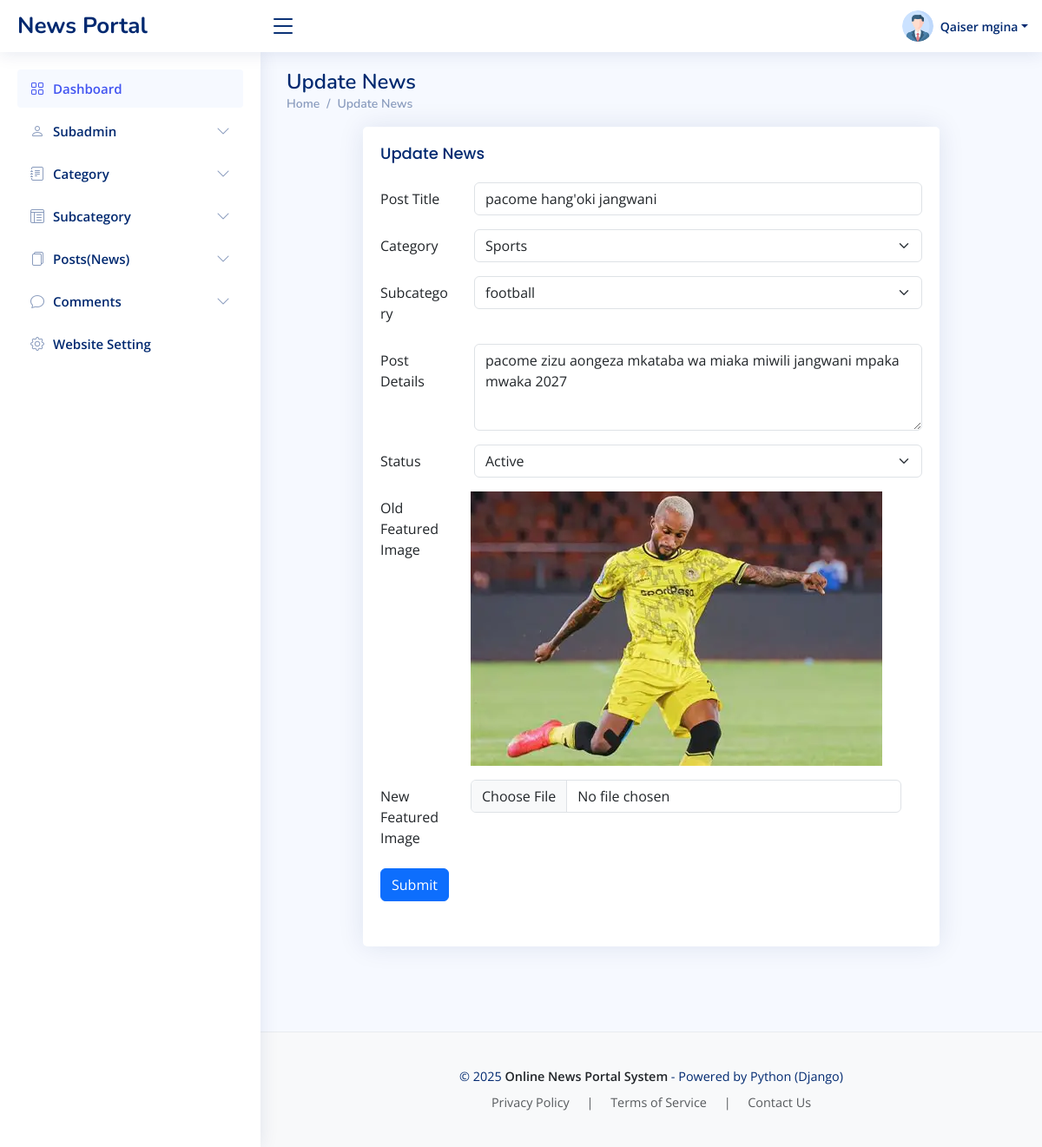
Screenshot of /ViewsPosts/1/ (signed in) with the database file from the repository.
### newsapp/models.py (models this page shows, shortened)
class CustomUser(AbstractUser):
    USER ={
        (1,'admin'),
        (2,'subadmin'),
    }
    user_type = models.CharField(choices=USER,max_length=50,default=1)
    profile_pic = models.ImageField(upload_to='media/profile_pic')

class News(models.Model):
    cat_id = models.ForeignKey(Category, on_delete=models.CASCADE)
    subcategory_id = models.ForeignKey(Subcategory, on_delete=models.CASCADE)
    posttitle = models.TextField(blank=True)
    postdetails = models.TextField(blank=True)
    status = models.CharField(max_length=50)
    postimage = models.ImageField(upload_to='media/news')
    postedby = models.CharField(max_length=50)
    posted_date= models.DateTimeField(auto_now_add=True)
    updated_at = models.DateTimeField(auto_now=True)
    updatedby = models.CharField(max_length=50)

class Category(models.Model):
    catname = models.CharField(max_length=200)
    catdes = models.TextField(blank=True)
    created_at = models.DateTimeField(auto_now_add=True)
    updated_at = models.DateTimeField(auto_now=True)

class Subcategory(models.Model):
    cat_id = models.ForeignKey(Category, on_delete=models.CASCADE)
    subcatname = models.CharField(max_length=200)
    created_at = models.DateTimeField(auto_now_add=True)
    updated_at = models.DateTimeField(auto_now=True)

### onps/adminviews.py (the view)
# urls.py: path('ViewsPosts/<int:id>/', adminviews.VIEWS_POSTS, name='views_posts'),
def VIEWS_POSTS(request,id):
    category = Category.objects.all()
    postnews = News.objects.get(id=id)
    context = {
         'postnews':postnews,
         'category':category
    }
    return render(request,'admin/update_news.html',context)

### newsapp/context_processors.py (called while the page is built)
def category_processor(request):
    cat = Category.objects.all()
    return {'cat': cat}

def aboutus(request):
    first_page = Page.objects.first()
    return {'first_page':first_page}

### templates/admin/update_news.html (shortened to what this page needs)
{% extends 'base.html' %}
{% block content %}
<div class="pagetitle">
      <h1>Update News</h1>
      <nav>
        <ol class="breadcrumb">
          <li class="breadcrumb-item"><a href="{% url 'dashboard' %}">Home</a></li>
          <li class="breadcrumb-item">Update News</li>
        </ol>
      </nav>
    </div>
    <section class="section">
      <div class="row">
        <div class="col-lg-12" style="padding-left: 100px;padding-right: 100px;">
          <div class="card">
            <div class="card-body">
              <h5 class="card-title">Update News</h5>
              <form method="POST" action="{% url 'update_post' %}" enctype="multipart/form-data">
                <div class="row mb-3">
                  <label for="inputText" class="col-sm-2 col-form-label">Post Title</label>
                  <div class="col-sm-10">
                    <input type="text" class="form-control" name="posttitle" required="true" value="{{postnews.posttitle}}">
                  </div>
                </div>
                <div class="row mb-3">
                    <label class="col-sm-2 col-form-label">Category</label>
                    <div class="col-sm-10">
                      <select class="form-select" aria-label="Default select example" name="cat_id" required="true" id="category">
                        <option value="{{postnews.cat_id.id}}">{{postnews.cat_id.catname}}</option>
                      </select>
                    </div>
                  </div>
                  <div class="row mb-3">
                    <label class="col-sm-2 col-form-label">Subcategory</label>
                    <div class="col-sm-10">
                      <select class="form-select" aria-label="Default select example" name="subcat_id" id="subcategory" required="required">
                        <option value="{{postnews.subcategory_id.id}}">{{postnews.subcategory_id.subcatname}}</option>
                      </select>
                    </div>
                  </div>
                  <div class="row mb-3">
                    <label for="inputPassword" class="col-sm-2 col-form-label">Post Details</label>
                    <div class="col-sm-10">
                      <textarea class="form-control" style="height: 100px" name="postdetails" required="true">{{postnews.postdetails}}</textarea>
                    </div>
                  </div>
                  <div class="row mb-3">
                    <label class="col-sm-2 col-form-label">Status</label>
                    <div class="col-sm-10">
                      <select class="form-select" aria-label="Default select example" name="status">
                        <option selected>{{postnews.status}}</option>
                      </select>
                    </div>
                  </div>
                <div class="row mb-3">
                <div class="row mb-3">
                  <label for="inputNumber" class="col-sm-2 col-form-label">Old Featured Image</label>
                  <div class="col-sm-10">
                    <img src="{{postnews.postimage.url}}">
                  </div>
                </div>
                <div class="row mb-3">
                    <label for="inputNumber" class="col-sm-2 col-form-label">New Featured Image</label>
                    <div class="col-sm-10">
                      <input class="form-control" type="file" id="formFile" name="postimage">
                    </div>
                  </div>
                <div class="row mb-3">
                  <div class="col-sm-10">
                    <button type="submit" class="btn btn-primary">Submit </button>
                  </div>
                </div>
              </form>
            </div>
          </div>
        </div>
      </div>
    </section>
    {% endblock %}

### templates/includes/header.html (shortened to what this page needs)
{% load static %}
<header id="header" class="header fixed-top d-flex align-items-center">
  {% if user.user_type == '1' %}
    <div class="d-flex align-items-center justify-content-between">
      <a href="{% url 'dashboard' %}" class="logo d-flex align-items-center">
        <span class="d-none d-lg-block">News Portal</span>
      </a>
      <i class="bi bi-list toggle-sidebar-btn"></i>
    </div>
    <nav class="header-nav ms-auto">
      <ul class="d-flex align-items-center">
        <li class="nav-item dropdown pe-3">
          <a class="nav-link nav-profile d-flex align-items-center pe-0" href="#" data-bs-toggle="dropdown">
            {% if user.profile_pic %}
            <img src="{{ user.profile_pic.url }}" alt="Profile" class="rounded-circle">
            {% else %}
            <img src="{% static 'img/default-profile.png' %}" alt="Profile" class="rounded-circle">
            {% endif %}
            <span class="d-none d-md-block dropdown-toggle ps-2">{{user.first_name}} {{user.last_name}}</span>
          </a>
        </li>
      </ul>
    </nav>
    {% endif %}
  </header>

### static/assets/css/style.css (style rules this page uses)
:root { scroll-behavior: smooth; }
body { font-family: "Open Sans", sans-serif; background: #f6f9ff; color: #444444; }
a { color: #4154f1; text-decoration: none; }
h1, h2, h3, h4, h5, h6 { font-family: "Nunito", sans-serif; }
.pagetitle { margin-bottom: 10px; }
.pagetitle h1 { font-size: 24px; margin-bottom: 0; font-weight: 600; color: #012970; }
.card { margin-bottom: 30px; border: none; border-radius: 5px; box-shadow: 0px 0 30px rgba(1, 41, 112, 0.1); }
.card-title { padding: 20px 0 15px 0; font-size: 18px; font-weight: 500; color: #012970; font-family: "Poppins", sans-serif; }
.card-body { padding: 0 20px 20px 20px; }
.breadcrumb { font-size: 14px; font-family: "Nunito", sans-serif; color: #899bbd; font-weight: 600; }
.breadcrumb a { color: #899bbd; transition: 0.3s; }
.breadcrumb .breadcrumb-item::before { color: #899bbd; }
.logo { line-height: 1; }
@media (min-width: 1200px) { .logo { width: 280px; } }
.logo span { font-size: 26px; font-weight: 700; color: #012970; font-family: "Nunito", sans-serif; }
.header { transition: all 0.5s; z-index: 997; height: 60px; box-shadow: 0px 2px 20px rgba(1, 41, 112, 0.1); background-color: #fff; padding-left: 20px; }
.header .toggle-sidebar-btn { font-size: 32px; padding-left: 10px; cursor: pointer; color: #012970; }
.header-nav ul { list-style: none; }
.header-nav>ul { margin: 0; padding: 0; }
.header-nav .nav-profile { color: #012970; }
.header-nav .nav-profile img { max-height: 36px; }
.header-nav .nav-profile span { font-size: 14px; font-weight: 600; }

### rows the page displays
CustomUser: profile_pic (picture), first_name "Qaiser", last_name "mgina"
News: posttitle "pacome hang'oki jangwani", cat_id "Sports", subcat_id "football", postdetails "pacome zizu aongeza mkataba wa miaka miwili jangwani mpaka mwaka 2027", status "Active", postimage (picture)
